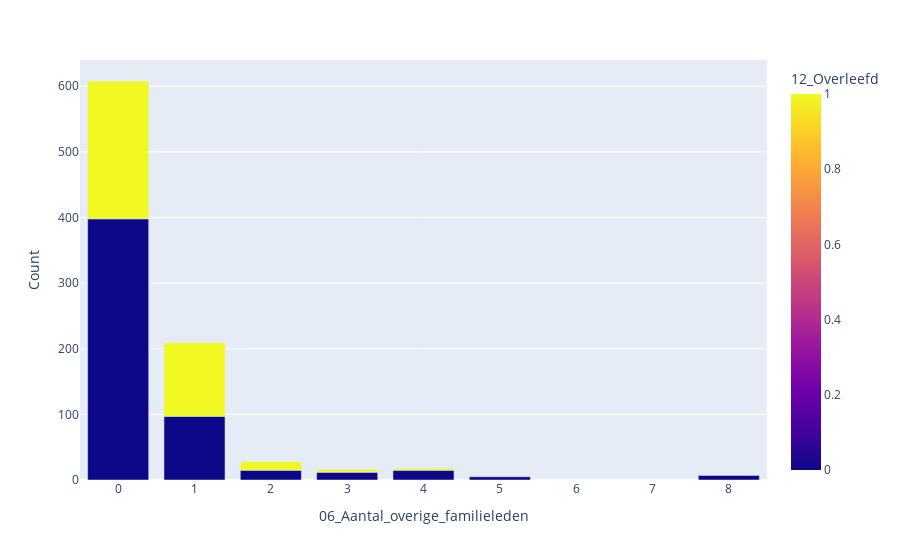

The notebook cell saved with this chart:
### Code cell
create_bar_plot(df=df_train,x="06_Aantal_overige_familieleden",color="12_Overleefd")

### Figure 1 — Plotly figure (JSON) as saved in the notebook; plotly's stock layout.template omitted (floating-point values rounded to 4 significant figures)
{"data": [{"alignmentgroup": "True", "hovertemplate": "06_Aantal_overige_familieleden=%{x}<br>Count=%{y}<br>12_Overleefd=%{marker.color}<extra></extra>", "legendgroup": "", "marker": {"color": [0, 1, 0, 1, 0, 1, 0, 1, 0, 1, 0, 0], "coloraxis": "coloraxis"}, "name": "", "offsetgroup": "", "orientation": "v", "showlegend": false, "textposition": "auto", "type": "bar", "x": [0, 0, 1, 1, 2, 2, 3, 3, 4, 4, 5, 8], "xaxis": "x", "y": [398, 210, 97, 112, 15, 13, 12, 4, 15, 3, 5, 7], "yaxis": "y"}], "layout": {"barmode": "relative", "coloraxis": {"colorbar": {"title": {"text": "12_Overleefd"}}, "colorscale": [[0, "#0d0887"], [0.1111, "#46039f"], [0.2222, "#7201a8"], [0.3333, "#9c179e"], [0.4444, "#bd3786"], [0.5556, "#d8576b"], [0.6667, "#ed7953"], [0.7778, "#fb9f3a"], [0.8889, "#fdca26"], [1, "#f0f921"]]}, "legend": {"tracegroupgap": 0}, "margin": {"t": 60}, "xaxis": {"anchor": "y", "domain": [0, 1], "title": {"text": "06_Aantal_overige_familieleden"}}, "yaxis": {"anchor": "x", "domain": [0, 1], "title": {"text": "Count"}}}}
